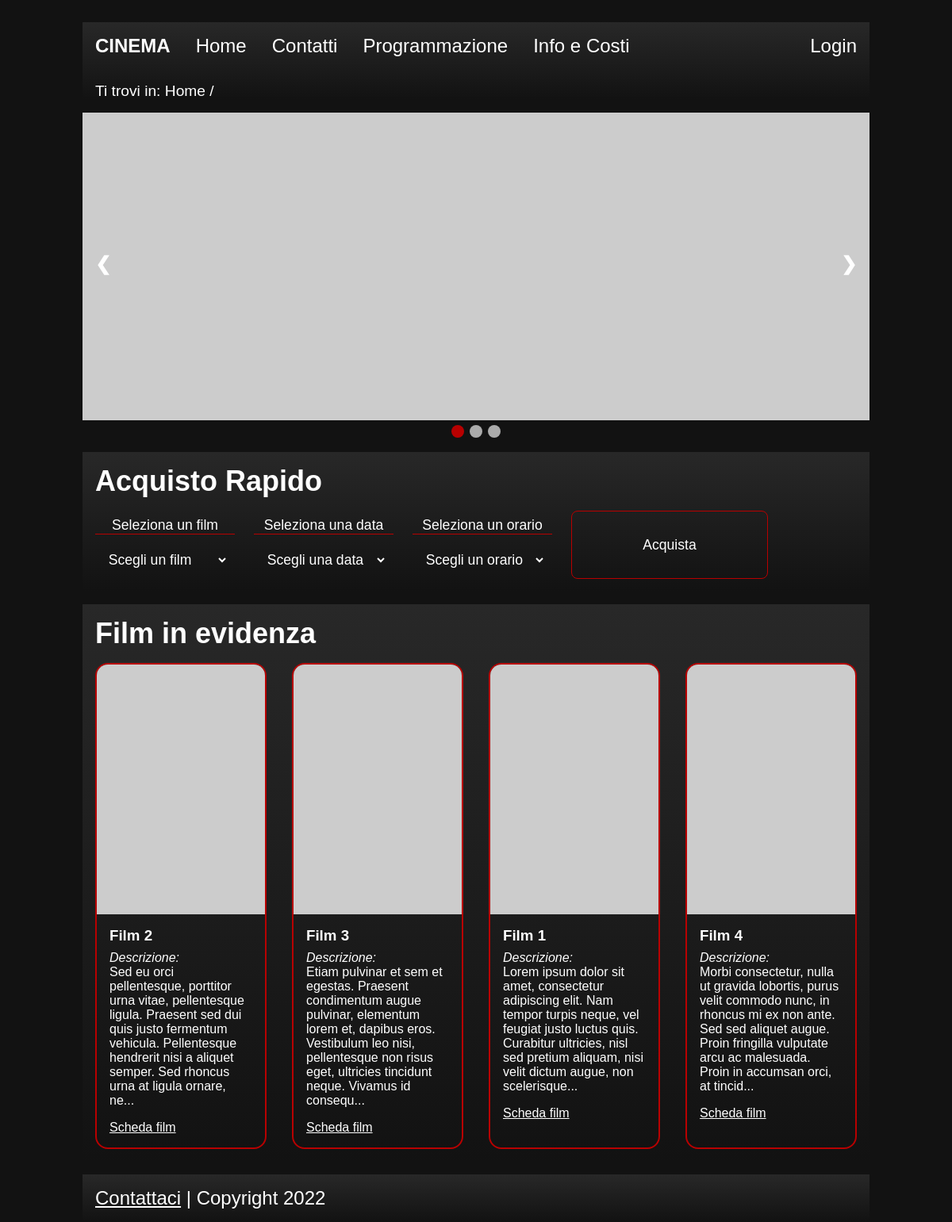
Page /php/home.php on the committed database.
### tables this page shows
CREATE TABLE Film (
	ID INT NOT NULL AUTO_INCREMENT,
	Titolo VARCHAR(255) NOT NULL,
	Genere VARCHAR(20) NOT NULL,
	DataUscita DATE NULL,
	Descrizione VARCHAR(3000) NOT NULL,
	SrcImg VARCHAR(100) NOT NULL,
	CarouselImg VARCHAR(100) NOT NULL,
	Durata INT NOT NULL,
	PRIMARY KEY (ID)
);

### php/SingletonDB.php (called while the page is built, shortened)
<?php
    class SingletonDB{
        private static $instance = null;
        public static function getInstance(){
            if (!self::$instance){
                self::$instance = new self();
            }
            return self::$instance;
        }
        public function getConnection(){
            global $connection;
            return $connection;
        }
    }
?>

### php/home.php (the view, shortened to what this page needs)
<?php
include "SingletonDB.php";
$document = file_get_contents("../html/template.html");
$home_content = file_get_contents("../html/home_content.html");
$document = str_replace('<PAGETITLE>', 'PNG Cinema', $document);
$document = str_replace('<KEYWORDS>', '', $document);
$quickpurchase_films = "";
$cards = "";
$db = SingletonDB::getInstance();
$resultFilms = $db
    ->getConnection()
    ->query("SELECT * FROM Film ORDER BY DataUscita DESC");
if (!empty($resultFilms) && $resultFilms->num_rows > 0) {
    $card_home_template = file_get_contents("../html/items/card-home.html");
    $carouselFilms = 0;
    while ($row = $resultFilms->fetch_assoc()) {
        if($carouselFilms < 3){
            if($carouselFilms == 0){
                $carouselImages = '<li class="slide not-hidden">
                    <img src="' . $row["CarouselImg"] . '" alt="' . 'Locandina ' . $row["Titolo"] . '"/>
                </li>';
            }else{
                $carouselImages = $carouselImages . '<li class="slide">
                    <img src="' . $row["CarouselImg"] . '" alt="' . 'Locandina ' . $row["Titolo"] . '"/>
                </li>';
            }
        }
        $carouselFilms = $carouselFilms + 1;
        $quickpurchase_films =
            $quickpurchase_films .
            '<option value="' .
            $row["ID"] .
            '">' .
            $row["Titolo"] .
            "</option>";
        $card_home_item = $card_home_template;
        $card_home_item = str_replace(
            "<FILMTITLE>",
            $row["Titolo"],
            $card_home_item
        );
        $description = $row["Descrizione"];
        $description = substr($description, 0, 200);
        $description = $description . "...";
        $card_home_item = str_replace(
            "<FILMDESCRIPTION>",
            $description,
            $card_home_item
        );
        $card_home_item = str_replace(
            "<LINK>",
            "schedafilm.php?idfilm=" . $row["ID"],
            $card_home_item
        );
        $card_home_item = str_replace(
            "<SRCIMG>",
            $row["SrcImg"],
            $card_home_item
        );
        $card_home_item = str_replace(
            "<ALTIMG>",
            "Locandina" . $row["Titolo"],
            $card_home_item
        );
        $cards = $cards . $card_home_item;
    }
    $home_content = str_replace(
        "<CAROUSELIMAGES>",
        $carouselImages,
        $home_content
    );
} else {
    $cards = '<p class="error">Nessun film trovato.</p>
                  <p class="errorDescription"> Nessun film in programmazione nelle prossime settimane. </p>';
}
$document = str_replace("<PAGETITLE>", "Home - PNG Cinema", $document);
$document = str_replace(
    "<KEYWORDS>",
    "ultime uscite, acquisto, acquisto rapido",
    $document
);
$document = str_replace(
    "<DESCRIPTION>",
    "Pagina principale: è possibile consultare le ultime uscite in programmazione e acquistare rapidamente un biglietto.",
    $document
);
$document = str_replace(
    "<BREADCRUMB>",
    'Home / ',
    $document
);
$document = str_replace(
    "<JAVASCRIPT-HEAD>",
    '<script type="text/javascript" src="../js/carousel.js"> </script>',
    $document
);
$document = str_replace(
    "<JAVASCRIPT-BODY>",
    '<script type="text/javascript" src="../js/jquery-3.6.0.min.js"> </script>
                            <script type="text/javascript" src="../js/quickpurchase.js"> </script>',
    $document
);
$home_content = str_replace(
    "<FILM-OPTIONS>",
    $quickpurchase_films,
    $home_content
);
$home_content = str_replace("<CARDS-HOME>", $cards, $home_content);
$document = str_replace('<a href="./home.php" lang="en">Home</a>', '<p><span lang="en"> Home <span></p>', $document);
$document = str_replace("<CONTENT>", $home_content, $document);
if (isset($_SESSION["a"])) {
    $document = str_replace("<LOGIN>", $_SESSION["a"], $document);
    $document = str_replace(
        "<LINK>",
        "./area_utenti.php?action=getProfile",
        $document
    );
} else {
    $document = str_replace("<LOGIN>", "Login", $document);
    $document = str_replace(
        "<LINK>",
        "./area_utenti.php?action=login_page",
        $document
    );
}
if(isset($_SESSION["admin"])&&$_SESSION["admin"]){
    $document = str_replace("<ADMIN>","<ul><li><a href='admin.php'>Amministrazione</a></li></ul>",$document);
}
else{
    $document = str_replace("<ADMIN>","",$document);
}
echo $document;
?>

### css/style.css (style rules this page uses)
:root { --primary-color: #121212; --secondary-color: #b80000; --gradient-first-color: #282828; --gradient-last-color: #121212; --visited-links: #BBBBBB; --text-color: white; --error-color: #C2B800; --links-hover-color: #ffdd36; }
* { padding: 0; margin: 0; color: var(--text-color); }
html { font-size: 100%; font-family: "Arial", sans-serif; margin: auto; max-width: 1024px; background-color: var(--primary-color); }
body { margin:0; padding:0; font-size:1.5rem; margin:auto; }
.subtitle { padding-top: 1rem; padding-left: 1rem; }
header h1 { padding: 1rem; font-size: 1.5rem; }
.headerWrapper { background-image: linear-gradient(var(--gradient-first-color), var(--gradient-last-color)); }
nav ul { list-style-type: none; }
#loginLink { margin-left: auto; }
nav li a, nav li p { display: block; text-align: center; text-decoration: none; padding: 1rem; }
.breadcrumbs { margin: 1rem; font-size: 1.2rem; }
.slide { list-style-type: none; }
.js .carouselContainer { position: relative; }
.js .slide { display: none; }
.js .slide img { width: 100%; height: auto; }
.js .not-hidden { display: block; }
.js .prev, .js .next { cursor: pointer; position: absolute; top: calc(50% - 2rem - 0.9rem); padding: 1rem; font-weight: bold; user-select: none; }
.js .prev { border-radius: 0 1rem 1rem 0; left: 0; }
.js .next { right: 0; border-radius: 1rem 0 0 1rem; }
.js .circles { text-align: center; }
.js .circle { cursor: pointer; height: 1rem; width: 1rem; background-color: #ababab; border-radius: 50%; display: inline-block; }
.js .active { background-color: var(--secondary-color); }
.js .quickPurchaseContainer { background-image: linear-gradient(var(--gradient-first-color), var(--gradient-last-color)); margin-top: 0.8rem; }
.js .quickPurchaseContainer form { display: flex; margin-bottom: 1rem; }
.js .quickPurchaseContainer form select, .js .quickPurchaseContainer form button { background: none; font-size: 1.1rem; width: 25%; border: none; padding: 0.3rem; margin-top: 1rem; margin-bottom: 1rem; outline: 0; }
.js .quickPurchaseContainer form select { margin-left: 0.5rem; margin-right: 0.5rem; }
.js .quickPurchaseContainer form select option { background: var(--primary-color); }
.js .quickPurchaseContainer form button { border: 1px solid var(--secondary-color); cursor: pointer; margin-right: 1rem; margin-left: 1rem; border-radius: 8px; }
.cardsContainer { background-image: linear-gradient(var(--gradient-first-color), var(--gradient-last-color)); margin-bottom: 1rem; }
.cardsContainer ul { list-style: none; display: flex; flex-wrap: wrap; flex-direction: row; }
.cardsContainer ul li { box-sizing: border-box; border: 2px solid; border-color: var(--secondary-color); border-radius: 1rem; margin: 1rem; flex: 0 1 calc(25% - 2rem); font-size: 1rem; overflow: hidden; }
.cardsContainer ul li img { width: 100%; height: auto; }
.cardContentText { padding: 1rem; }
.cardContentSubtitle { font-style: italic; padding-top: 0.5rem; }
.showMovieLink { margin-top: 1rem; display: inline-block; }
footer { background-image: linear-gradient(var(--gradient-first-color), var(--gradient-last-color)); width: calc(100% - 2rem); padding: 1rem; }
body { margin-left: 1rem; margin-right: 1rem; }
.quickPurchaseContainer div.labelqp { margin-top: 1rem; padding: 0.5rem; padding-left: 1rem; display: flex; flex-direction: column; }
div.labelqp label { font-size: 1.1rem; text-align: center; border-bottom: 1px solid var(--secondary-color); }
div.labelqp select { min-width: 10rem; }
@media (min-width: 865px) { header, ul { display: flex; flex-direction: row; width: 100%; } }
@media (min-width: 865px) { nav { width: 100%; } }
@media (min-width: 865px) { #loginLink { margin-left: auto; } }

### rows in the picture
film: Titolo "Film 2 Descrizione: Sed eu orci pellentesque, porttitor urna vitae, pellentesque ligula. Praesent sed dui quis justo fermentum vehicula. Pellentesque hendrerit nisi a aliquet semper. Sed rhoncus urna at ligula ornare, ne... Scheda film"
film: Titolo "Film 3 Descrizione: Etiam pulvinar et sem et egestas. Praesent condimentum augue pulvinar, elementum lorem et, dapibus eros. Vestibulum leo nisi, pellentesque non risus eget, ultricies tincidunt neque. Vivamus id consequ... Scheda film"
film: Titolo "Film 1 Descrizione: Lorem ipsum dolor sit amet, consectetur adipiscing elit. Nam tempor turpis neque, vel feugiat justo luctus quis. Curabitur ultricies, nisl sed pretium aliquam, nisi velit dictum augue, non scelerisque... Scheda film"
film: Titolo "Film 4 Descrizione: Morbi consectetur, nulla ut gravida lobortis, purus velit commodo nunc, in rhoncus mi ex non ante. Sed sed aliquet augue. Proin fringilla vulputate arcu ac malesuada. Proin in accumsan orci, at tincid... Scheda film"

### other values in the picture
str_replace('<PAGETITLE>', 'PNG Cinema', $document) "CINEMA Home Contatti Programmazione Info e Costi Login Ti trovi in: Home / Contattaci | Copyright 2022"
